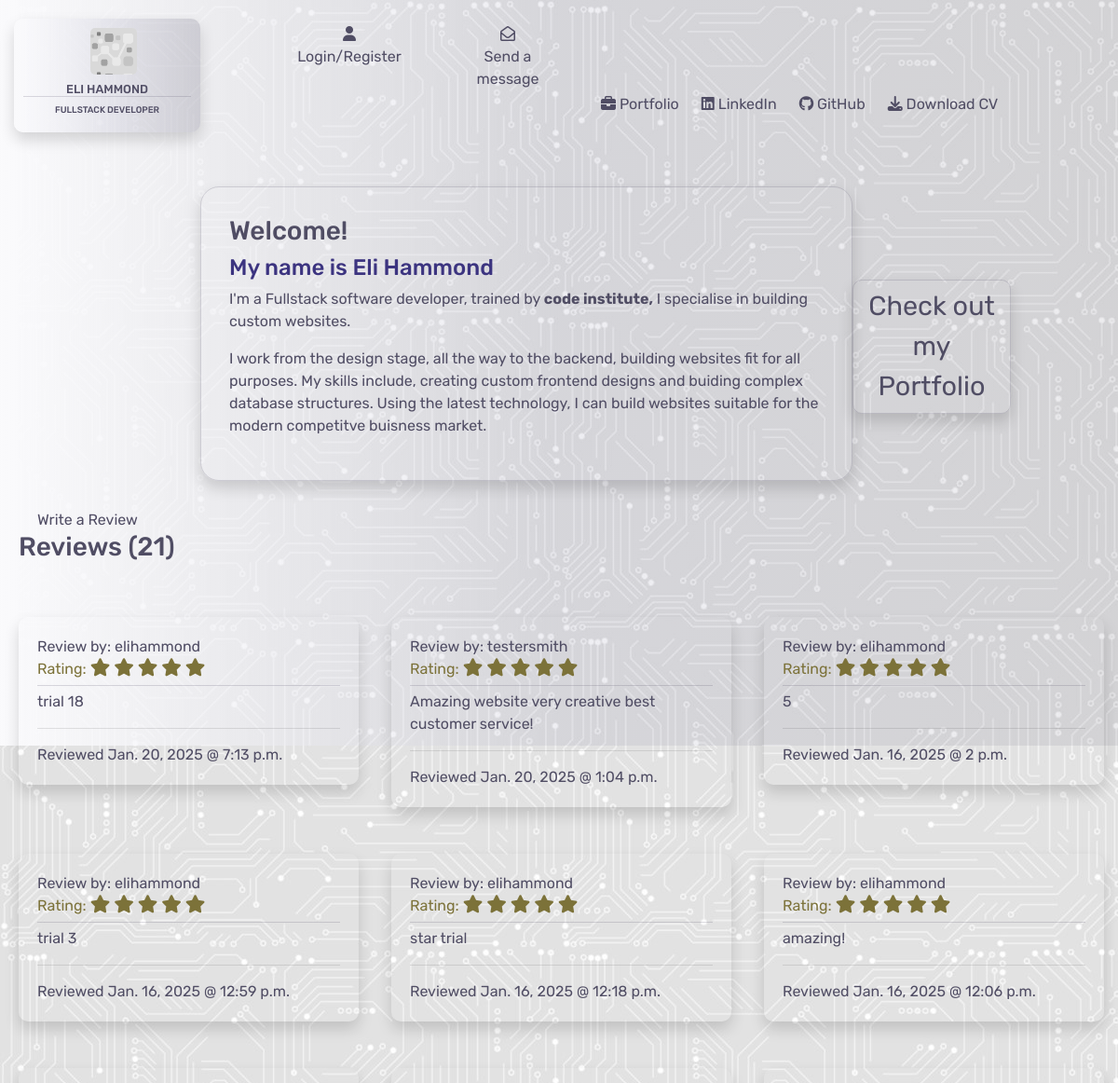
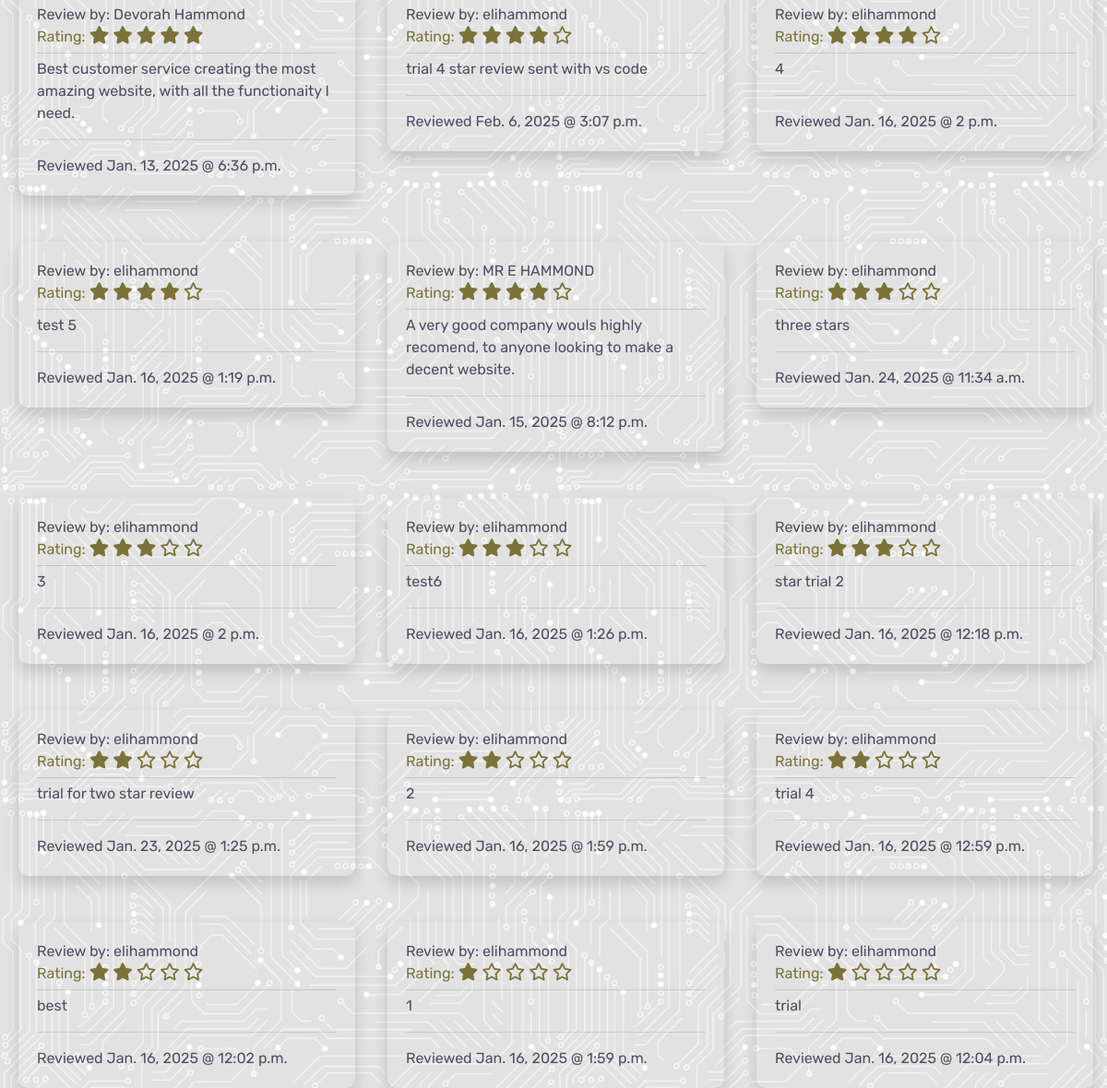
The page / on the database its author committed (2 pictures, top to bottom).
### home/models.py (models this page shows)
class Reviews(models.Model):
    class Meta:
        verbose_name_plural = "Reviews"
    name = models.CharField(max_length=254)
    rating = models.IntegerField(default=1,
                                 choices=((i, i) for i in range(1, 6)))
    review = models.TextField(max_length=600, null=True, blank=True)
    date = models.DateField(auto_now=True)
    time = models.TimeField(auto_now=True)

### home/views.py (the view)
# urls.py: path('', views.index, name='home'),
def index(request):
    reviews = Reviews.objects.all().order_by('-rating', '-date', '-time')
    context = {
        'reviews': reviews,
    }
    return render(request, 'home/index.html', context)

### contacts/contexts.py (called while the page is built)
def contacts_inbox(request):
    user = request.user.id
    if user:
        user_inbox = get_object_or_404(User, username=request.user)
        inbox = Contacts.objects.filter(send_to=user_inbox)
        replied = Replied.objects.filter(name=user_inbox)
        reply_message = Contacts.objects.filter(new_reply=True)
        unread_messages = inbox.filter(read=False).count()
        message_count = len(inbox)
        reply_num = len(reply_message)
        context = {
            'inbox': inbox,
            'message_count': message_count,
            'unread_messages': unread_messages,
            'replied': replied,
            'reply_num': reply_num,
        }
    else:
        inbox = Contacts.objects.all()
        context = {
            'inbox': inbox
        }
    return context

### home/templates/home/index.html (shortened to what this page needs)
{% extends "base.html" %}
{% load static %}
{% block content %}
<div class="container-fluid">
    <div class="row">
        <div class="col-lg-2 col-md-1">
        </div>
        <div class="col-lg-8 col-md-11">
            <div class="info-box shadow">
                <h3>Welcome!</h3>
                <h4 class="sub-header">My name is Eli Hammond</h4>
                <p>I'm a Fullstack software developer, trained by
                    <span class="ci-link"><a href="https://codeinstitute.net/" target="_blank"> code institute,</a></span> I specialise in building custom websites.</p>
                <p>I work from the design stage, all the way to the backend, building websites fit for all purposes. My skills include, creating custom frontend designs and buiding complex database structures. Using the latest technology, I can build websites suitable for the modern competitve buisness market.</p>
            </div>
        </div>
        <div class="col-lg-2 d-none d-lg-block">
            <div class="btn portfolio-btn portfolio-btn-lg shadow"><a href="{% url 'portfolio' %}">Check out my Portfolio</a></div>
        </div>
    </div>
    <div class="row">
        <div class="col-6 review-section">
            <a href="{% url 'create_review' %}" class="button add-edit-button">Write a Review</a>
            <h3>Reviews ({{ reviews.count }})</h3>
        </div>
    </div>
    <div class="row">
            {% for review in reviews %}
            <div class="col-lg-4 col-md-6 review-section">
                <div class="user-review shadow">
                    <div>
                        Review by: {{ review.name }}
                    </div>
                    <div class="review-stars">
                        Rating:
                        {% if review.rating == 1 %}
                        <i class="fa-solid fa-star"></i>
                        <i class="fa-regular fa-star"></i>
                        <i class="fa-regular fa-star"></i>
                        <i class="fa-regular fa-star"></i>
                        <i class="fa-regular fa-star"></i>
                    {% elif review.rating == 2 %}
                        <i class="fa-solid fa-star"></i>
                        <i class="fa-solid fa-star"></i>
                        <i class="fa-regular fa-star"></i>
                        <i class="fa-regular fa-star"></i>
                        <i class="fa-regular fa-star"></i>
                    {% elif review.rating == 3 %}
                        <i class="fa-solid fa-star"></i>
                        <i class="fa-solid fa-star"></i>
                        <i class="fa-solid fa-star"></i>
                        <i class="fa-regular fa-star"></i>
                        <i class="fa-regular fa-star"></i>
                    {% elif review.rating == 4 %}
                        <i class="fa-solid fa-star"></i>
                        <i class="fa-solid fa-star"></i>
                        <i class="fa-solid fa-star"></i>
                        <i class="fa-solid fa-star"></i>
                        <i class="fa-regular fa-star"></i>
                    {% else %}
                        <i class="fa-solid fa-star"></i>
                        <i class="fa-solid fa-star"></i>
                        <i class="fa-solid fa-star"></i>
                        <i class="fa-solid fa-star"></i>
                        <i class="fa-solid fa-star"></i>
                    {% endif %}
                    </div>
                        <div class="review">{{ review.review }}</div>
                        <hr>
                        <div class="time-date">
                            Reviewed {{ review.date }} @ {{ review.time }}
                        </div>
                </div>
            </div>
            {% endfor %}
        </div>
    </div>
{% endblock %}

### static/css/base.css (style rules this page uses)
:root { --main-font:Rubik; --text-color:rgb(80, 77, 100); }
body { background-image: url('/media/background-image.jpg'); }
.info-box { color:rgb(80, 77, 100); z-index: 1; position: relative; border:solid 1px rgba(80, 77, 100, 0.2); height: auto; border-radius: 20px; width:700px; padding:30px; font-family: var(--main-font); }
.button { font-family: var(--main-font); color: var(--text-color); border: none; outline: none; border-radius: 10px; padding:10px; margin:10px }
.sub-header { color:rgb(60, 52, 128); }
.ci-link a { color:var(--main-font); font-weight: bolder; }
.portfolio-btn { position: relative; z-index: 1; font-family: var(--main-font); text-align: center; font-size: 1.8rem; width:fit-content; border:solid 1px rgba(80, 77, 100, 0.2); border-radius: 10px; }
.portfolio-btn-lg { top:100px; right:100px; }
.portfolio-btn a { color: rgb(80, 77, 100); text-decoration: none; }
.review-section { position: relative; z-index: 2; font-family: var(--main-font); color: var(--text-color); padding-top: 30px; padding-left: 20px; }
.user-review { padding:20px; margin-top: 20px; border-radius: 10px; }
.review-stars { color:rgb(124, 114, 57); border-bottom: solid 0.5px rgba(80, 77, 100, 0.2); padding-bottom: 5px; }
.review { padding-top: 5px; }
.fa-star { color:rgb(124, 114, 57); font-size: 1.2rem; }
.col-md-6 { width:90%; }

### rows shown on the page
Reviews: name "elihammond", review "trial 18", date "Jan. 20, 2025", time "7:13 p.m."
Reviews: name "testersmith", review "Amazing website very creative best customer service!", date "Jan. 20, 2025", time "1:04 p.m."
Reviews: name "elihammond", review "5", date "Jan. 16, 2025", time "2 p.m."
Reviews: name "elihammond", review "trial 3", date "Jan. 16, 2025", time "12:59 p.m."
Reviews: name "elihammond", review "star trial", date "Jan. 16, 2025", time "12:18 p.m."
Reviews: name "elihammond", review "amazing!", date "Jan. 16, 2025", time "12:06 p.m."
Reviews: name "Devorah Hammond", review "Best customer service creating the most amazing website, with all the functionaity I need.", date "Jan. 13, 2025", time "6:36 p.m."
Reviews: name "elihammond", rating 4 (drawn), review "trial 4 star review sent with vs code", date "Feb. 6, 2025", time "3:07 p.m."
Reviews: name "elihammond", rating 4 (drawn), review "4", date "Jan. 16, 2025", time "2 p.m."
Reviews: name "elihammond", rating 4 (drawn), review "test 5", date "Jan. 16, 2025", time "1:19 p.m."
Reviews: name "MR E HAMMOND", rating 4 (drawn), review "A very good company wouls highly recomend, to anyone looking to make a decent website.", date "Jan. 15, 2025", time "8:12 p.m."
Reviews: name "elihammond", rating 3 (drawn), review "three stars", date "Jan. 24, 2025", time "11:34 a.m."
Reviews: name "elihammond", rating 3 (drawn), review "3", date "Jan. 16, 2025", time "2 p.m."
Reviews: name "elihammond", rating 3 (drawn), review "test6", date "Jan. 16, 2025", time "1:26 p.m."
Reviews: name "elihammond", rating 3 (drawn), review "star trial 2", date "Jan. 16, 2025", time "12:18 p.m."
Reviews: name "elihammond", rating 2 (drawn), review "trial for two star review", date "Jan. 23, 2025", time "1:25 p.m."
Reviews: name "elihammond", rating 2 (drawn), review "2", date "Jan. 16, 2025", time "1:59 p.m."
Reviews: name "elihammond", rating 2 (drawn), review "trial 4", date "Jan. 16, 2025", time "12:59 p.m."
Reviews: name "elihammond", rating 2 (drawn), review "best", date "Jan. 16, 2025", time "12:02 p.m."
Reviews: name "elihammond", rating 1 (drawn), review "1", date "Jan. 16, 2025", time "1:59 p.m."
Reviews: name "elihammond", rating 1 (drawn), review "trial", date "Jan. 16, 2025", time "12:04 p.m."

### other values the page prints
{{ reviews.count }} "21"
